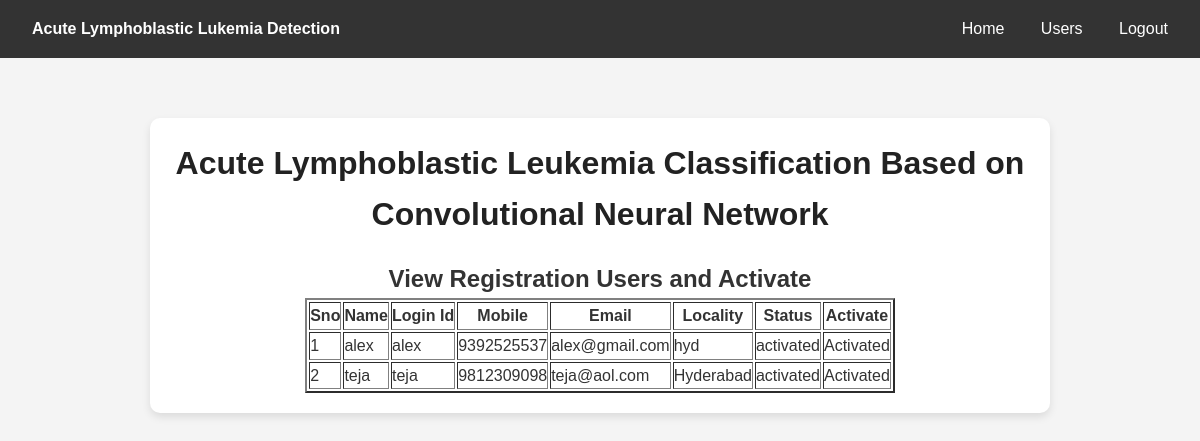
Page /ViewRegisteredUsers/ on the committed database.
### users/models.py (models this page shows, shortened)
class UserRegistrationModel(models.Model):
    name = models.CharField(max_length=100)
    loginid = models.CharField(unique=True, max_length=100)
    password = models.CharField(max_length=100)
    mobile = models.CharField(unique=True, max_length=100)
    email = models.CharField(unique=True, max_length=100)
    locality = models.CharField(max_length=100)
    address = models.CharField(max_length=1000)
    city = models.CharField(max_length=100)
    state = models.CharField(max_length=100)
    status = models.CharField(max_length=100)
    class Meta:
        db_table = 'UserRegistrations'

### admins/views.py (the view)
# urls.py: path("ViewRegisteredUsers/", admins.ViewRegisteredUsers, name="ViewRegisteredUsers"),
def ViewRegisteredUsers(request):
    data = UserRegistrationModel.objects.all()
    return render(request, 'admins/RegisteredUsers.html', {'data': data})

### assets/templates/admins/RegisteredUsers.html
{% extends 'admins/adminbase.html' %}
{% block content %}
<div class="container">
    <center>
        <h1>Acute Lymphoblastic Leukemia Classification Based on Convolutional Neural Network</h1>
        <h2>View Registration Users and Activate</h2>
        <table border="2px">
            <thead>
            <tr>
                <th scope="col">Sno</th>
                <th scope="col">Name</th>
                <th scope="col">Login Id</th>
                <th scope="col">Mobile</th>
                <th scope="col">Email</th>
                <th scope="col">Locality</th>
                <th scope="col">Status</th>
                <th scope="col">Activate</th>
            </tr>
            </thead>
            <tbody>
            {% for user in data %}
            <tr>
                <td>{{ forloop.counter }}</td>
                <td>{{ user.name }}</td>
                <td>{{ user.loginid }}</td>
                <td>{{ user.mobile }}</td>
                <td>{{ user.email }}</td>
                <td>{{ user.locality }}</td>
                <td>{{ user.status }}</td>
                {% if user.status == 'waiting' %}
                <td>
                    <a class="btn-link text-white" href="/AdminActivaUsers/?uid={{ user.id }}"
                       style="color:DARKBLUE">Activate</a>
                </td>
                {% else %}
                <td> Activated</td>
                {% endif %}
            </tr>
            {% endfor %}
            </tbody>
        </table>
    </center>
</div>
{% endblock %}

### assets/templates/admins/adminbase.html (shortened to what this page needs)
{% load static %}
<!DOCTYPE html>
<html lang="en">
<head>
  <link rel="stylesheet" type="text/css" href="{% static 'css/styles.css' %}">
</head>
<body>
<nav class="navbar">
    <div class="logo"><a href="#"><b>Acute Lymphoblastic Lukemia Detection</b></a></div>
    <div>
        <a href="{% url 'AdminHome' %}">Home</a>
        <a href="{% url 'ViewRegisteredUsers' %}">Users</a>
        <a href="{% url 'index' %}">Logout</a>
    </div>
</nav>
{% block content %}
{% endblock %}
</body>
</html>

### assets/static/css/styles.css (style rules this page uses)
* { margin: 0; padding: 0; box-sizing: border-box; }
body { font-family: Arial, sans-serif; background-color: #f4f4f4; color: #333; line-height: 1.6; }
.navbar { display: flex; justify-content: space-between; align-items: center; background-color: #333; padding: 1rem; position: sticky; top: 0; width: 100%; z-index: 1000; }
.navbar a { color: white; text-decoration: none; padding: 0.75rem 1rem; transition: color 0.3s; }
.container { max-width: 900px; margin: 60px auto; background: white; padding: 20px; box-shadow: 0 4px 8px rgba(0, 0, 0, 0.1); border-radius: 10px; }
h1 { color: #222; margin-bottom: 20px; }

### rows in the picture
UserRegistrationModel: name "alex", loginid "alex", mobile "9392525537", email "alex@gmail.com", locality "hyd", status "activated", shows "Activated"
UserRegistrationModel: name "teja", loginid "teja", mobile "9812309098", email "teja@aol.com", locality "Hyderabad", status "activated", shows "Activated"
